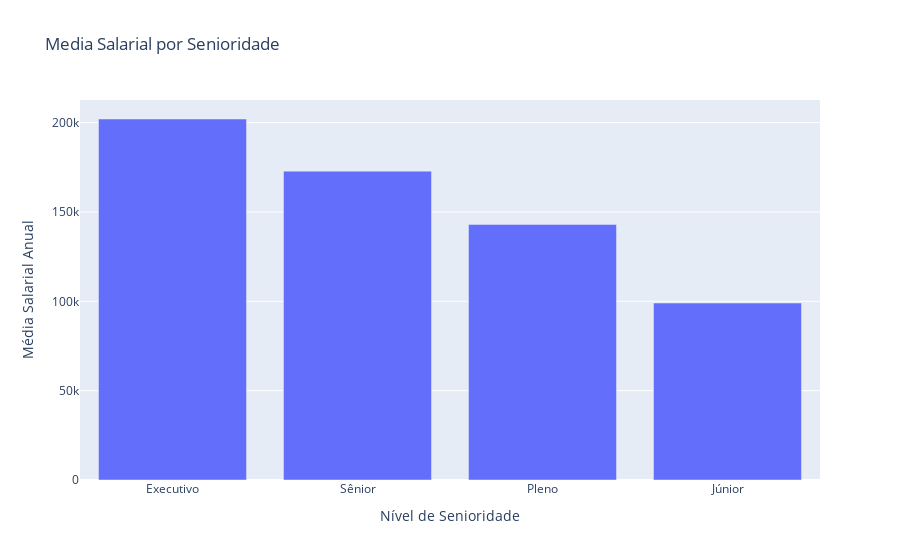

Notebook source saved alongside this figure:
### Code cell
media_salario = df_limpo.groupby('senioridade')['usd'].mean().sort_values(ascending=False).reset_index()
fig = px.bar(media_salario,
    x='senioridade',
    y='usd',
    title='Media Salarial por Senioridade',
    labels={'senioridade': 'Nível de Senioridade', 'usd': 'Média Salarial Anual'})

fig.show()

### Figure 1 — Plotly figure (JSON) as saved in the notebook; plotly's stock layout.template omitted (floating-point values rounded to 4 significant figures)
{"data": [{"hovertemplate": "Nível de Senioridade=%{x}<br>Média Salarial Anual=%{y}<extra></extra>", "legendgroup": "", "marker": {"color": "#636efa", "pattern": {"shape": ""}}, "name": "", "orientation": "v", "showlegend": false, "textposition": "auto", "type": "bar", "x": ["Executivo", "Sênior", "Pleno", "Júnior"], "xaxis": "x", "y": [202000.0, 172900.0, 143000.0, 99030.0], "yaxis": "y"}], "layout": {"barmode": "relative", "legend": {"tracegroupgap": 0}, "title": {"text": "Media Salarial por Senioridade"}, "xaxis": {"anchor": "y", "domain": [0, 1], "title": {"text": "Nível de Senioridade"}}, "yaxis": {"anchor": "x", "domain": [0, 1], "title": {"text": "Média Salarial Anual"}}}}
